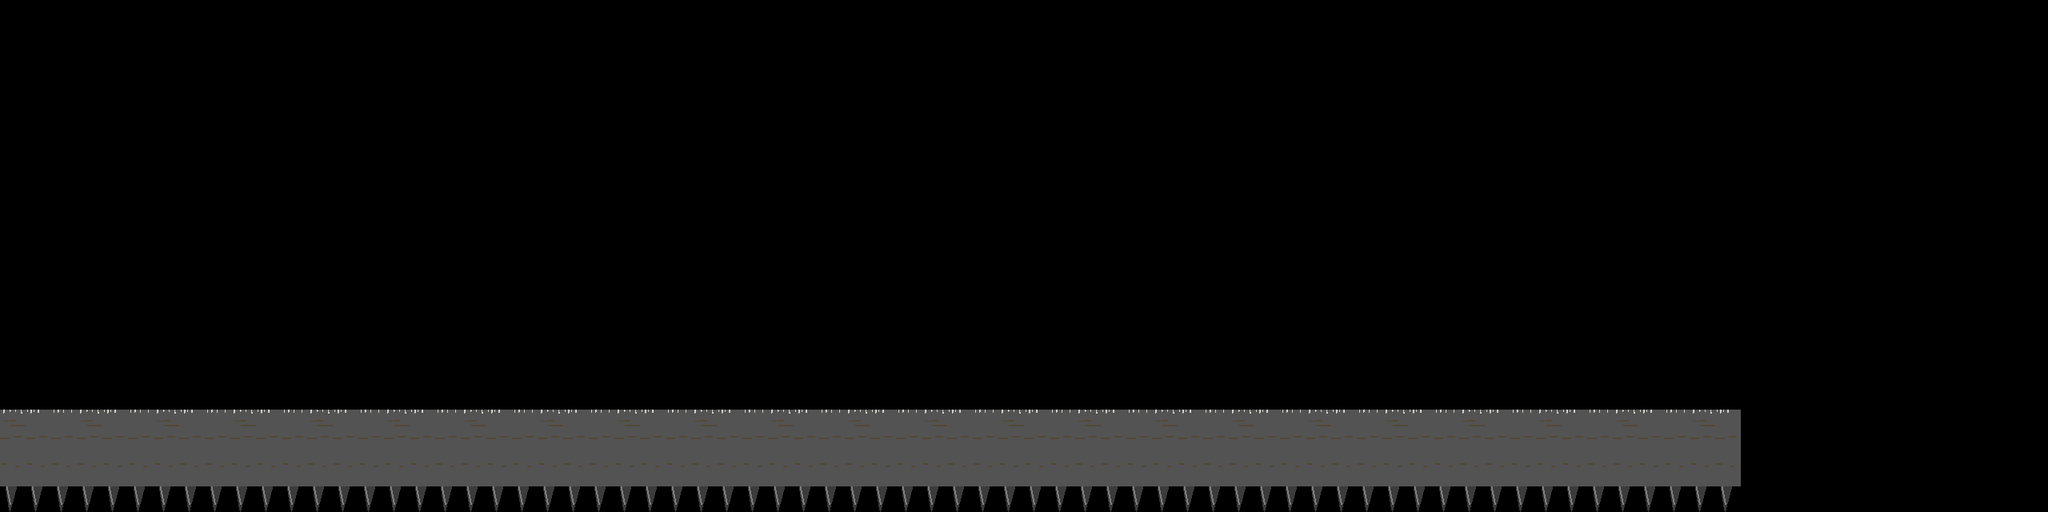

The image is a tile-based game level rendered from a .tmx file. Its description and source (layers, tilesets, objects; grid data summarised) follow:
An orthogonal 80x20 tile map with 32x32 px tiles, 1 tile layer (ground).

<map version="1.0" orientation="orthogonal" renderorder="right-down" width="80" height="20" tilewidth="32" tileheight="32">
 <tileset firstgid="1" name="tiles" tilewidth="32" tileheight="32">
  <image source="tiles.png" width="160" height="192" />
 </tileset>
 <layer name="ground" width="80" height="20">
  <data>[1600 cells, 272 non-empty, 6 distinct tile ids]</data>
 </layer>
</map>